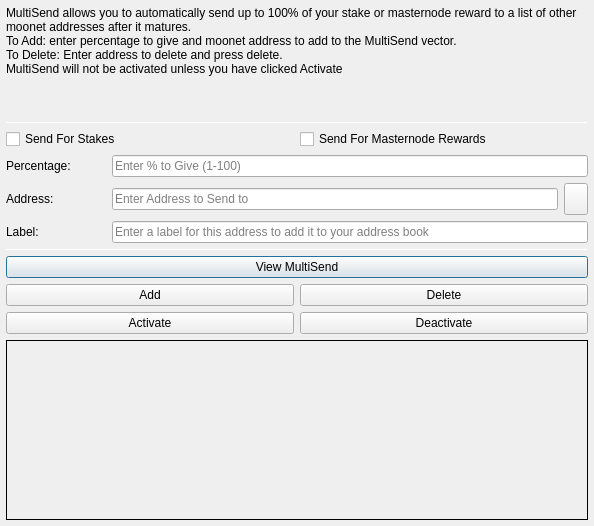
<?xml version="1.0" encoding="UTF-8"?>
<ui version="4.0">
 <class>MultiSendDialog</class>
 <widget class="QDialog" name="MultiSendDialog">
  <property name="windowModality">
   <enum>Qt::NonModal</enum>
  </property>
  <property name="geometry">
   <rect>
    <x>0</x>
    <y>0</y>
    <width>594</width>
    <height>526</height>
   </rect>
  </property>
  <property name="windowTitle">
   <string>MultiSend</string>
  </property>
  <layout class="QVBoxLayout" name="verticalLayout" stretch="0">
   <property name="margin">
    <number>6</number>
   </property>
   <item>
    <layout class="QVBoxLayout" name="verticalLayout_Main" stretch="1,1,1,0,1,1,1">
     <item>
      <widget class="QLabel" name="label_2">
       <property name="lineWidth">
        <number>1</number>
       </property>
       <property name="text">
        <string>MultiSend allows you to automatically send up to 100% of your stake or masternode reward to a list of other moonet addresses after it matures.
To Add: enter percentage to give and moonet address to add to the MultiSend vector.
To Delete: Enter address to delete and press delete.
MultiSend will not be activated unless you have clicked Activate</string>
       </property>
       <property name="alignment">
        <set>Qt::AlignLeading|Qt::AlignLeft|Qt::AlignTop</set>
       </property>
       <property name="wordWrap">
        <bool>true</bool>
       </property>
      </widget>
     </item>
     <item>
      <widget class="Line" name="line">
       <property name="minimumSize">
        <size>
         <width>0</width>
         <height>1</height>
        </size>
       </property>
       <property name="maximumSize">
        <size>
         <width>16777215</width>
         <height>1</height>
        </size>
       </property>
       <property name="orientation">
        <enum>Qt::Horizontal</enum>
       </property>
      </widget>
     </item>
     <item>
      <layout class="QVBoxLayout" name="verticalLayout_Settings">
       <item>
        <layout class="QHBoxLayout" name="horizontalLayout">
         <item>
          <widget class="QCheckBox" name="multiSendStakeCheckBox">
           <property name="text">
            <string>Send For Stakes</string>
           </property>
          </widget>
         </item>
         <item>
          <widget class="QCheckBox" name="multiSendMasternodeCheckBox">
           <property name="text">
            <string>Send For Masternode Rewards</string>
           </property>
          </widget>
         </item>
        </layout>
       </item>
       <item>
        <layout class="QHBoxLayout" name="horizontalLayout_6">
         <item>
          <widget class="QLabel" name="label">
           <property name="minimumSize">
            <size>
             <width>100</width>
             <height>0</height>
            </size>
           </property>
           <property name="toolTip">
            <string>Percentage of stake to send</string>
           </property>
           <property name="text">
            <string>Percentage:</string>
           </property>
          </widget>
         </item>
         <item>
          <widget class="QLineEdit" name="multiSendPercentEdit">
           <property name="toolTip">
            <string>Enter whole numbers 1 - 100</string>
           </property>
           <property name="placeholderText">
            <string>Enter % to Give (1-100)</string>
           </property>
          </widget>
         </item>
        </layout>
       </item>
       <item>
        <layout class="QHBoxLayout" name="horizontalLayout_7">
         <item>
          <widget class="QLabel" name="label_5">
           <property name="minimumSize">
            <size>
             <width>100</width>
             <height>0</height>
            </size>
           </property>
           <property name="toolTip">
            <string>Address to send portion of stake to</string>
           </property>
           <property name="text">
            <string>Address:</string>
           </property>
          </widget>
         </item>
         <item>
          <widget class="QLineEdit" name="multiSendAddressEdit">
           <property name="toolTip">
            <string/>
           </property>
           <property name="placeholderText">
            <string>Enter Address to Send to</string>
           </property>
          </widget>
         </item>
         <item>
          <widget class="QToolButton" name="addressBookButton">
           <property name="maximumSize">
            <size>
             <width>16777215</width>
             <height>32</height>
            </size>
           </property>
           <property name="toolTip">
            <string>Choose an address from the address book</string>
           </property>
           <property name="text">
            <string/>
           </property>
           <property name="icon">
            <iconset resource="../moonet.qrc">
             <normaloff>:/icons/address-book</normaloff>:/icons/address-book</iconset>
           </property>
           <property name="shortcut">
            <string>Alt+A</string>
           </property>
          </widget>
         </item>
        </layout>
       </item>
      </layout>
     </item>
     <item>
      <layout class="QHBoxLayout" name="horizontalLayout_3">
       <item>
        <widget class="QLabel" name="label_3">
         <property name="minimumSize">
          <size>
           <width>100</width>
           <height>0</height>
          </size>
         </property>
         <property name="text">
          <string>Label:</string>
         </property>
        </widget>
       </item>
       <item>
        <widget class="QLineEdit" name="labelAddressLabelEdit">
         <property name="placeholderText">
          <string>Enter a label for this address to add it to your address book</string>
         </property>
        </widget>
       </item>
      </layout>
     </item>
     <item>
      <widget class="Line" name="line_2">
       <property name="minimumSize">
        <size>
         <width>0</width>
         <height>1</height>
        </size>
       </property>
       <property name="maximumSize">
        <size>
         <width>16777215</width>
         <height>1</height>
        </size>
       </property>
       <property name="orientation">
        <enum>Qt::Horizontal</enum>
       </property>
      </widget>
     </item>
     <item>
      <layout class="QVBoxLayout" name="verticalLayout_Buttons">
       <item>
        <layout class="QHBoxLayout" name="horizontalLayout_4">
         <item>
          <widget class="QPushButton" name="viewButton">
           <property name="toolTip">
            <string/>
           </property>
           <property name="statusTip">
            <string>View MultiSend Vector</string>
           </property>
           <property name="text">
            <string>View MultiSend</string>
           </property>
          </widget>
         </item>
        </layout>
       </item>
       <item>
        <layout class="QHBoxLayout" name="horizontalLayout_2">
         <item>
          <widget class="QPushButton" name="addButton">
           <property name="toolTip">
            <string/>
           </property>
           <property name="statusTip">
            <string>Add to MultiSend Vector</string>
           </property>
           <property name="text">
            <string>Add</string>
           </property>
          </widget>
         </item>
         <item>
          <widget class="QPushButton" name="deleteButton">
           <property name="toolTip">
            <string/>
           </property>
           <property name="statusTip">
            <string>Delete Address From MultiSend Vector</string>
           </property>
           <property name="text">
            <string>Delete</string>
           </property>
          </widget>
         </item>
        </layout>
       </item>
       <item>
        <layout class="QHBoxLayout" name="horizontalLayout_5">
         <item>
          <widget class="QPushButton" name="activateButton">
           <property name="statusTip">
            <string>Activate MultiSend</string>
           </property>
           <property name="text">
            <string>Activate</string>
           </property>
          </widget>
         </item>
         <item>
          <widget class="QPushButton" name="disableButton">
           <property name="statusTip">
            <string>Deactivate MultiSend</string>
           </property>
           <property name="text">
            <string>Deactivate</string>
           </property>
          </widget>
         </item>
        </layout>
       </item>
      </layout>
     </item>
     <item>
      <widget class="QLabel" name="message">
       <property name="minimumSize">
        <size>
         <width>0</width>
         <height>180</height>
        </size>
       </property>
       <property name="frameShape">
        <enum>QFrame::Panel</enum>
       </property>
       <property name="frameShadow">
        <enum>QFrame::Plain</enum>
       </property>
       <property name="lineWidth">
        <number>1</number>
       </property>
       <property name="midLineWidth">
        <number>1</number>
       </property>
       <property name="text">
        <string/>
       </property>
       <property name="alignment">
        <set>Qt::AlignLeading|Qt::AlignLeft|Qt::AlignTop</set>
       </property>
       <property name="wordWrap">
        <bool>true</bool>
       </property>
      </widget>
     </item>
    </layout>
   </item>
  </layout>
 </widget>
 <resources>
  <include location="../moonet.qrc"/>
 </resources>
 <connections/>
</ui>
